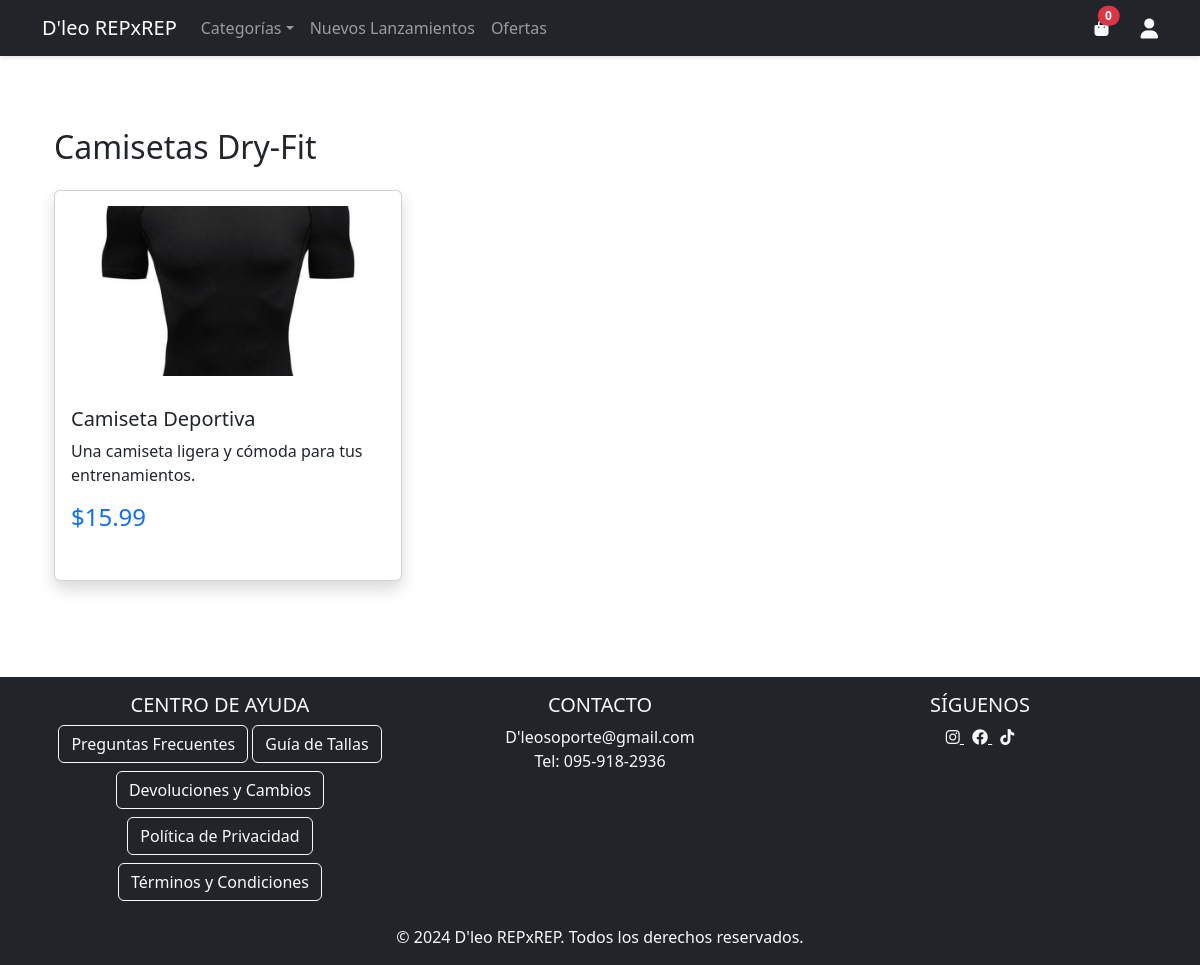
Screenshot of /categoria/camiseta with the database file from the repository.
### app.py (models this page shows)
class Producto(db.Model):
    id = db.Column(db.Integer, primary_key=True)
    nombre = db.Column(db.String(100), nullable=False)
    descripcion = db.Column(db.Text)
    precio = db.Column(db.Float, nullable=False)
    imagen = db.Column(db.String(200))
    categoria = db.Column(db.String(50), nullable=False)
    stock = db.Column(db.Integer, default=0)
    fecha_creacion = db.Column(db.DateTime, default=datetime.now)
    en_oferta = db.Column(db.Boolean, default=False)
    precio_oferta = db.Column(db.Float)
    items_pedido = db.relationship('ItemPedido', backref='producto', lazy=True)

### app.py (the view)
@app.route('/categoria/<categoria>')
def productos_por_categoria(categoria):
    categorias_validas = ['top', 'legging', 'short', 'camiseta', 'pantalon', 'soporte', 'guante', 'banda', 'toalla']
    if categoria not in categorias_validas:
        flash('Categoría no válida', 'danger')
        return redirect(url_for('index'))
    productos = Producto.query.filter_by(categoria=categoria).all()
    nombres_categorias = {
        'top': 'Tops Deportivos',
        'legging': 'Leggings',
        'short': 'Shorts',
        'camiseta': 'Camisetas Dry-Fit',
        'pantalon': 'Pantalones Training',
        'soporte': 'Soportes',
        'guante': 'Guantes',
        'banda': 'Bandas Elásticas',
        'toalla': 'Toallas'
    }
    titulo_categoria = nombres_categorias.get(categoria, categoria.capitalize())
    return render_template('categoria.html', productos=productos, categoria=titulo_categoria)

### app.py (called while the page is built)
@app.before_request
def inicializar_carrito():
    if 'carrito' not in session:
        session['carrito'] = []

@app.context_processor
def utility_processor():
    def categoria_nombre(codigo):
        nombres = {
            'top': 'Tops Deportivos',
            'legging': 'Leggings',
            'short': 'Shorts',
            'camiseta': 'Camisetas',
            'pantalon': 'Pantalones',
            'soporte': 'Soportes',
            'guante': 'Guantes',
            'banda': 'Bandas Elásticas',
            'toalla': 'Toallas'
        }
        return nombres.get(codigo, codigo.capitalize())
    return dict(categoria_nombre=categoria_nombre)

### templates/categoria.html
{% extends "base.html" %}
{% block content %}
<div class="container mt-4">
    <h2 class="mb-4">{{ categoria | title }}</h2>
    {% if productos %}
        <div class="row row-cols-1 row-cols-md-3 g-4">
            {% for producto in productos %}
                <div class="col">
                    <div class="card h-100 shadow">
                        <img src="{{ url_for('static', filename='img/' + producto.imagen) }}"
                             class="card-img-top"
                             alt="{{ producto.nombre }}">
                        <div class="card-body">
                            <h5 class="card-title">{{ producto.nombre }}</h5>
                            <p class="card-text">{{ producto.descripcion }}</p>
                            <p class="h4 text-primary">${{ producto.precio }}</p>
                        </div>
                    </div>
                </div>
            {% endfor %}
        </div>
    {% else %}
        <div class="alert alert-warning">
            No hay productos en esta categoría.
        </div>
    {% endif %}
</div>
{% endblock %}

### static/css/styles.css (style rules this page uses)
body { background-color: #f8f9fa; font-family: 'Segoe UI', system-ui, sans-serif; min-height: 100vh; display: flex; flex-direction: column; }
.card { transition: transform 0.3s, box-shadow 0.3s; border: none; margin-bottom: 1.5rem; }
.card-img-top { height: 200px; object-fit: cover; object-position: center; padding: 15px; }
.card { transition: transform 0.3s, box-shadow 0.3s; }

### rows the page displays
Producto: imagen (picture), nombre "Camiseta Deportiva", descripcion "Una camiseta ligera y cómoda para tus entrenamientos.", precio "15.99"

### other values shown
{{ session['carrito']|length if 'carrito' in session else 0 }} "0"
{{ categoria | title }} "Camisetas Dry-Fit"
